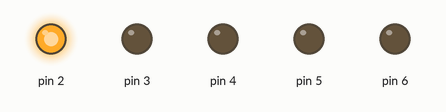
The sketch below on a simulated Arduino Uno, built with avr-gcc and run on an emulated ATmega328P. Parts: output pins drawn as LEDs (lit = HIGH).

Above: at 0.05 s.
At 0.45 s:
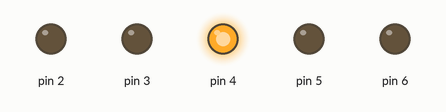
At 0.65 s:
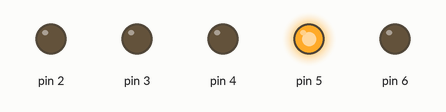
At 1.45 s:
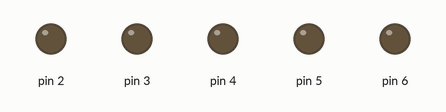
At 2.15 s:
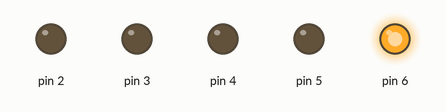
At 2.85 s:
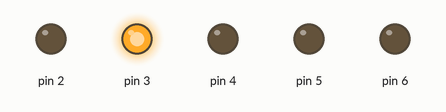
Timing chart, 0 to 3.1 s (numbered marks = the images above):
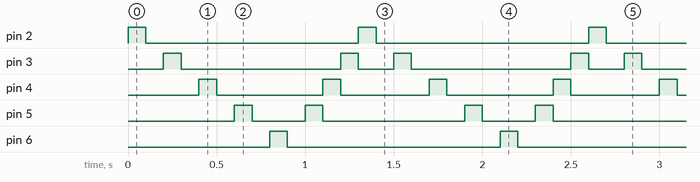

Measured:
- by itself, pin 2, pin 6: alternates HIGH for 0.10 s and LOW for 1.2 s
- by itself, pin 3: repeats every 1.3 s: LOW 0.90 s, HIGH 0.10 s, LOW 0.20 s, HIGH 0.10 s
- by itself, pin 4: alternates HIGH for 0.10 s and LOW for 0.55 s
- by itself, pin 5: repeats every 1.3 s: LOW 0.30 s, HIGH 0.10 s, LOW 0.80 s, HIGH 0.10 s

The sketch:

prj3-leds.ino
```cpp
int tempo = 100;

void setup() {
  for(int pino = 2; pino <=6; pino++){
  pinMode(pino, OUTPUT);
  }
}

void loop() {
  for(int pino = 2; pino <=6; pino++){
  digitalWrite(pino, HIGH);
  delay(tempo);
  digitalWrite(pino, LOW);
  delay(tempo);
  }

  for(int pino = 5; pino >=3; pino--){
  digitalWrite(pino, HIGH);
  delay(tempo);
  digitalWrite(pino, LOW);

  }

}
```
